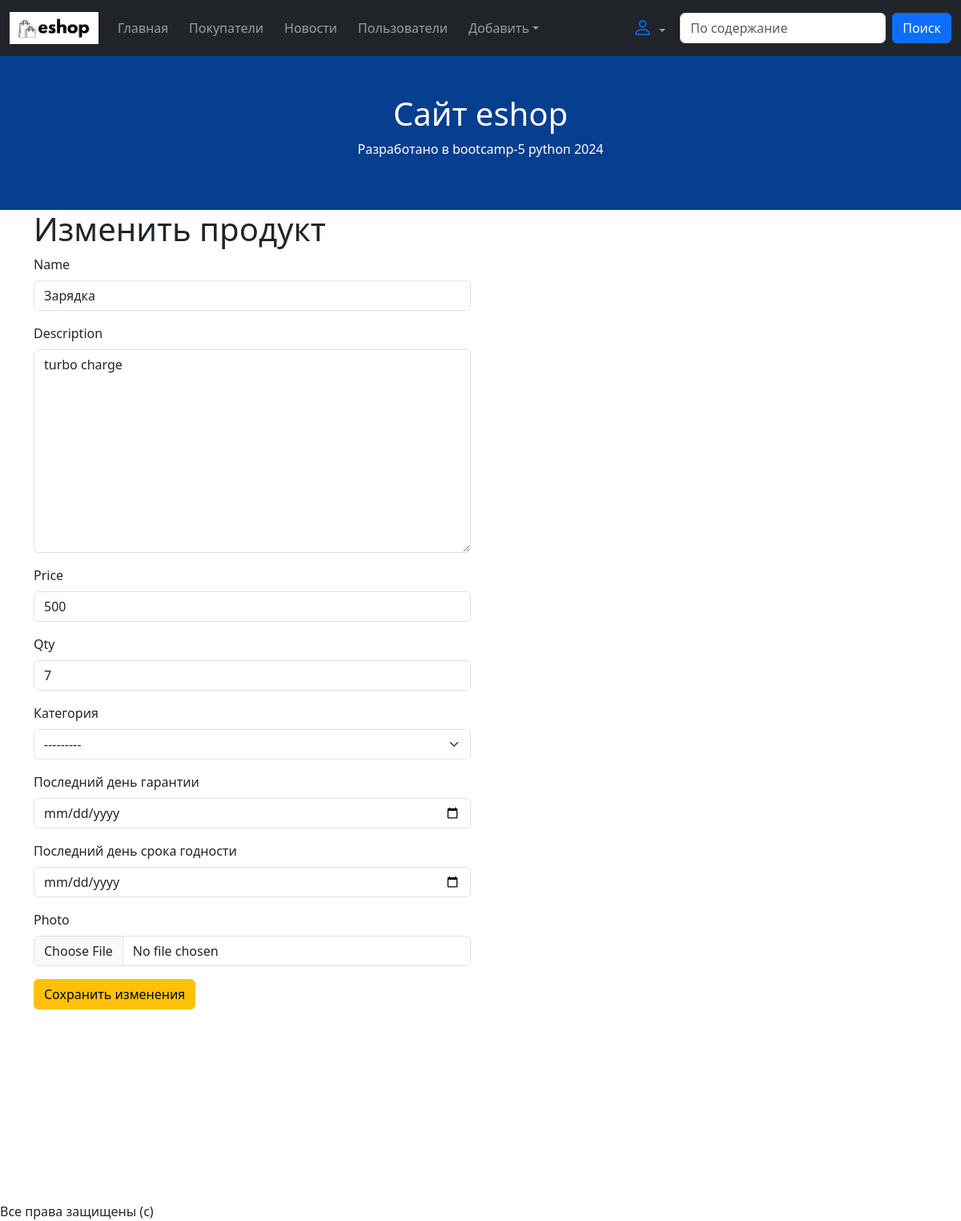
Page /product-update/1 on the earlier database version.
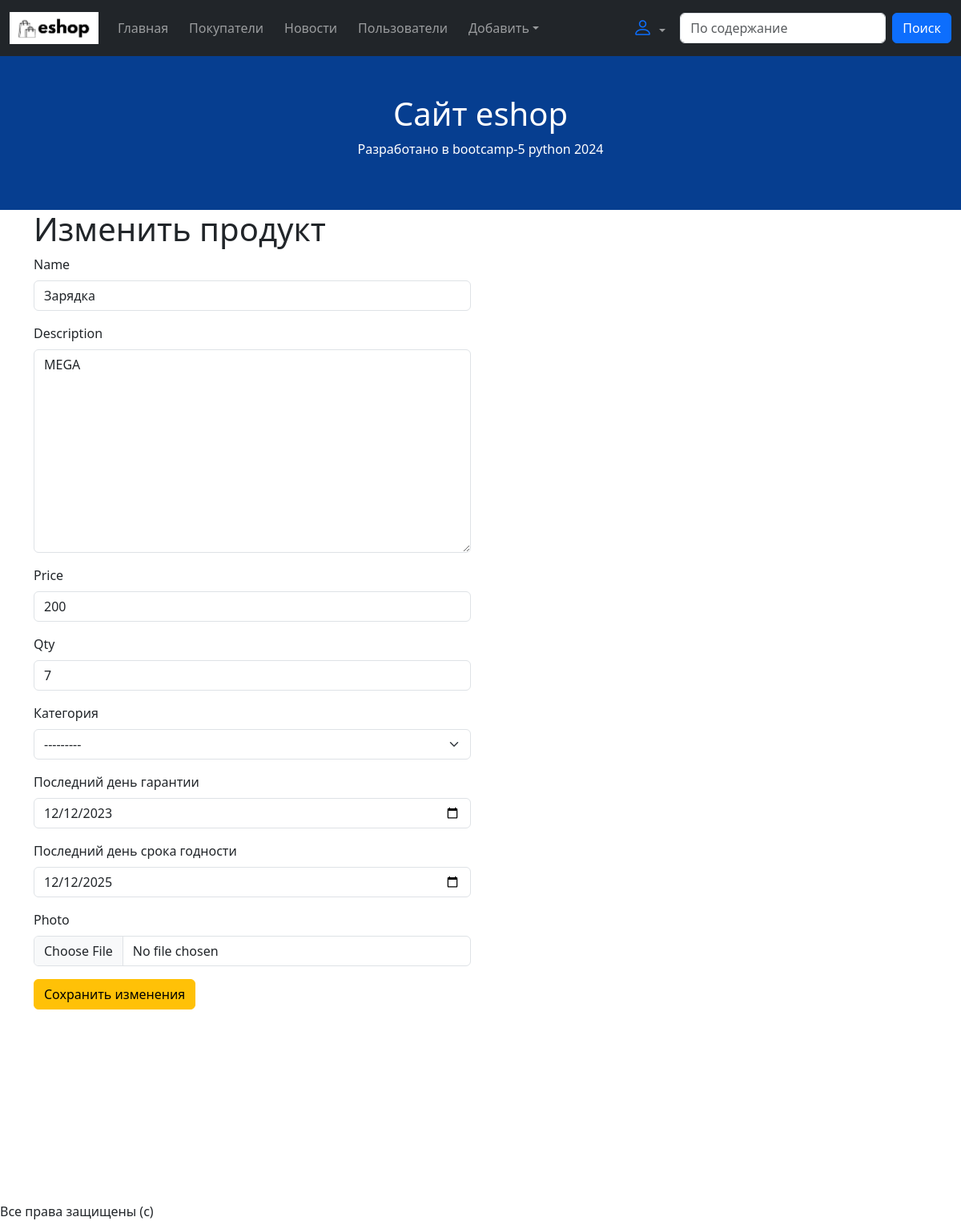
Same page on the later database version.
### core/models.py (models this page shows, shortened)
class Product(models.Model):
    name = models.CharField(max_length=100)
    description = models.TextField(null=True, blank=True)
    price = models.IntegerField()
    qty = models.IntegerField(default=0)
    costumer_views = models.ManyToManyField(
        to=Costumer,
        blank=True,
    )
    category = models.ForeignKey(
        to=Category,
        on_delete=models.SET_NULL,
        null=True, blank=True,
        verbose_name="Категория",
    )
    rating = models.IntegerField(default=0)
    guarantee = models.DateField(null=True, blank=True)
    expiration_date = models.DateField(null=True, blank=True)
    created_at = models.DateTimeField(null=True, auto_now_add=True)
    updated_at = models.DateTimeField(null=True, auto_now=True)
    views_qty = models.IntegerField(default=0)
    photo = models.ImageField(
        verbose_name='photo',
        upload_to="products/",
        null=True, blank=True
    )

class Category(models.Model):
    name = models.CharField(max_length=100)
    description = models.TextField(verbose_name="Описание", null=True, blank=False)
    def __str__(self):
        return self.name

### core/views/product_update.py (the view, shortened to what this page needs)
# urls.py: path('product-update/<int:id>', product_update, name="product-update"),
def product_update(request, id):
    context = {}
    product_object = Product.objects.get(id=id)
    context["product_form"] = ProductForm(instance=product_object)
    if request.method == "GET":
        return render(request, 'product/update.html', context)

### core/forms.py
class ProductForm(forms.ModelForm):
    guarantee = forms.DateField(
        widget=DatePicker,
        label="Последний день гарантии",
        required=False,
    )
    expiration_date = forms.DateField(
        widget=DatePicker,
        label="Последний день срока годности",
        required=False,
    )
    class Meta:
        model = Product
        fields = [
            'name',
            'description',
            'price',
            'qty',
            'category',
            'guarantee',
            'expiration_date',
            'photo',
        ]

### core/templates/product/update.html (shortened to what this page needs)
{% extends 'base.html' %}
{% load django_bootstrap5 %}
{% block content %}
<h1>Изменить продукт</h1>
<div class="row">
    <div class="col-lg-6">
        <form method="POST" enctype="multipart/form-data">
            {% bootstrap_form product_form %}
            <button class="btn btn-warning">Сохранить изменения</button>
        </form>
    </div>
</div>
{% endblock %}

Differences in the rows shown:
changed Product "Зарядка": description "turbo charge" → "MEGA"; price "500" → "200"; guarantee (not shown) → "12/12/2023"; expiration_date (not shown) → "12/12/2025"
